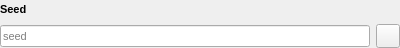
<?xml version="1.0" encoding="UTF-8"?>
<ui version="4.0">
 <class>seed_widget</class>
 <widget class="QWidget" name="seed_widget">
  <property name="geometry">
   <rect>
    <x>0</x>
    <y>0</y>
    <width>400</width>
    <height>48</height>
   </rect>
  </property>
  <property name="windowTitle">
   <string>Form</string>
  </property>
  <layout class="QGridLayout" name="gridLayout">
   <property name="leftMargin">
    <number>0</number>
   </property>
   <property name="topMargin">
    <number>0</number>
   </property>
   <property name="rightMargin">
    <number>0</number>
   </property>
   <property name="bottomMargin">
    <number>0</number>
   </property>
   <item row="1" column="1">
    <widget class="QPushButton" name="random_button">
     <property name="minimumSize">
      <size>
       <width>24</width>
       <height>24</height>
      </size>
     </property>
     <property name="maximumSize">
      <size>
       <width>24</width>
       <height>24</height>
      </size>
     </property>
     <property name="text">
      <string/>
     </property>
     <property name="icon">
      <iconset>
       <normaloff>../../src/icons/049-dice.png</normaloff>../../src/icons/049-dice.png</iconset>
     </property>
     <property name="checkable">
      <bool>true</bool>
     </property>
    </widget>
   </item>
   <item row="1" column="0">
    <widget class="QLineEdit" name="lineEdit">
     <property name="font">
      <font>
       <pointsize>8</pointsize>
      </font>
     </property>
     <property name="placeholderText">
      <string>seed</string>
     </property>
    </widget>
   </item>
   <item row="0" column="0">
    <widget class="QLabel" name="label">
     <property name="font">
      <font>
       <pointsize>8</pointsize>
       <bold>true</bold>
      </font>
     </property>
     <property name="text">
      <string>Seed</string>
     </property>
    </widget>
   </item>
  </layout>
 </widget>
 <resources/>
 <connections/>
</ui>
